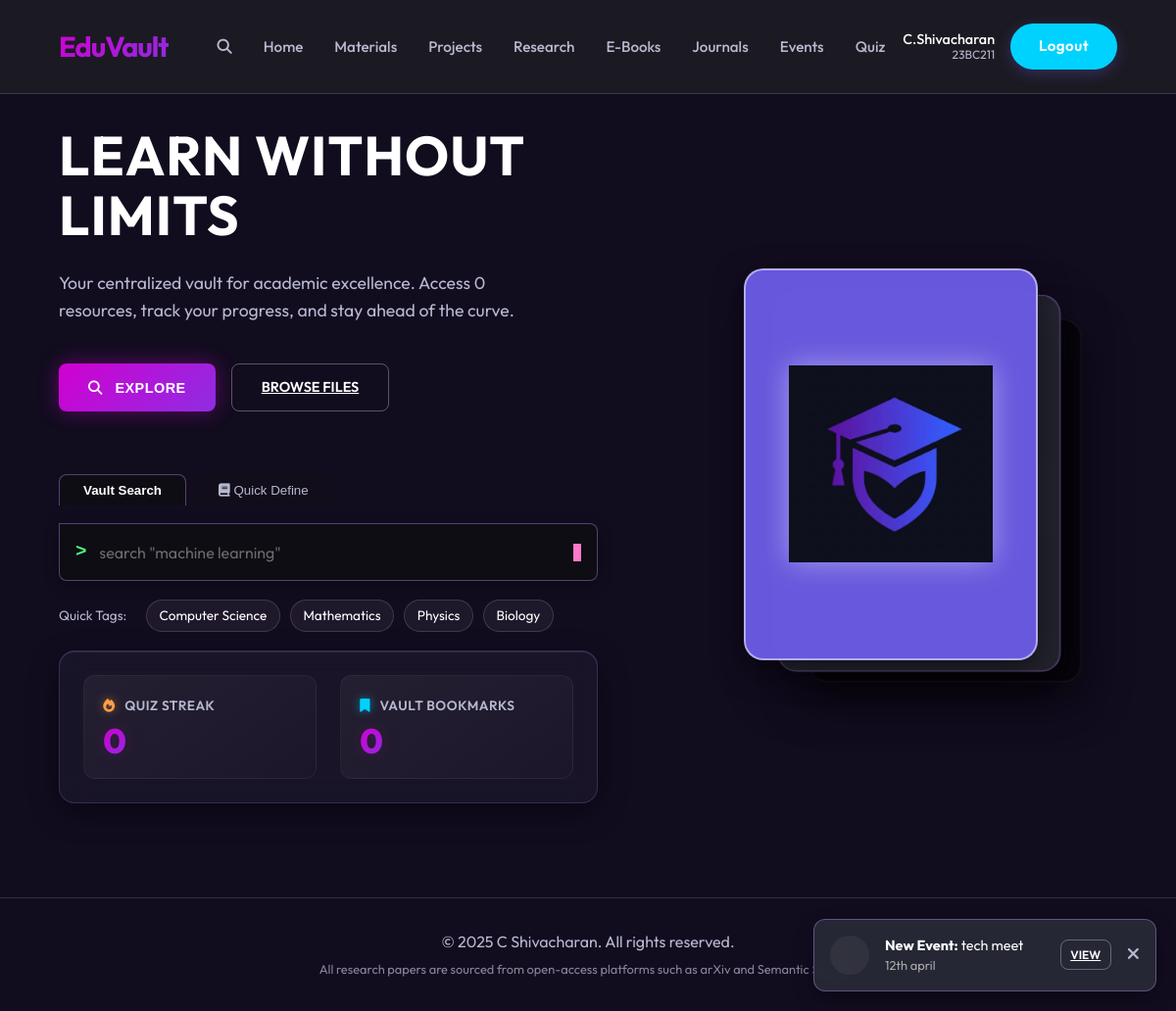
The app's page / (signed in) with its own data.
### models.py (models this page shows, shortened)
class User(UserMixin, db.Model):
    id = db.Column(db.Integer, primary_key=True)
    admission_number = db.Column(db.String(20), unique=True, nullable=False)
    name = db.Column(db.String(100), nullable=False) # Students name
    password_hash = db.Column(db.String(128))
    role = db.Column(db.String(10), default='student')
    recovery_codes = db.Column(db.String(200), nullable=True) # Comma separated codes
    quiz_streak = db.Column(db.Integer, default=0)
    last_quiz_date = db.Column(db.Date, nullable=True)
    bookmarks = db.relationship('Bookmark', backref='user', lazy=True, cascade='all, delete-orphan')
    quiz_results = db.relationship('QuizResult', backref='user', lazy=True, cascade='all, delete-orphan')

class Event(db.Model):
    id = db.Column(db.Integer, primary_key=True)
    name = db.Column(db.String(100), nullable=False)
    description = db.Column(db.Text, nullable=False)
    date = db.Column(db.String(50), nullable=False) # Keeping as string for simplicity
    registration_link = db.Column(db.String(200), nullable=False)

### routes.py (the view)
@main_bp.route('/')
def index():
    if current_user.is_authenticated and current_user.role == 'admin':
        return redirect(url_for('main.admin_dashboard'))
    today_date = None
    materials_count = Material.query.count()
    upcoming_event = Event.query.order_by(Event.date.asc()).first() # Simple fetch
    high_score = 0
    recent_quiz = None
    if current_user.is_authenticated:
        recent_quiz = QuizResult.query.filter_by(user_id=current_user.id).order_by(QuizResult.date_played.desc()).first()
        best_quiz = QuizResult.query.filter_by(user_id=current_user.id).order_by(QuizResult.score.desc()).first()
        if best_quiz:
            high_score = best_quiz.score
    recent_materials = Material.query.order_by(Material.date_uploaded.desc()).limit(3).all()
    recent_events = Event.query.order_by(Event.id.desc()).limit(2).all()
    return render_template('index.html',
                           recent_quiz=recent_quiz,
                           materials_count=materials_count,
                           upcoming_event=upcoming_event,
                           high_score=high_score,
                           recent_materials=recent_materials,
                           recent_events=recent_events)

### app.py (called while the page is built)
def create_app():
    app = Flask(__name__)
    app.config['SECRET_KEY'] = 'dev_secret_key' # Change for production
    app.config['SQLALCHEMY_DATABASE_URI'] = 'sqlite:///eduvault.db'
    app.config['SQLALCHEMY_TRACK_MODIFICATIONS'] = False
    app.config['UPLOAD_FOLDER'] = os.path.join('static', 'uploads')
    from flask_login import LoginManager
    login_manager = LoginManager()
    login_manager.login_view = 'main.login'
    login_manager.init_app(app)
    db.init_app(app)
    from models import User, Material, Event, Question, QuizResult
    @login_manager.user_loader
    def load_user(user_id):
        return User.query.get(int(user_id))
    with app.app_context():
        db.create_all()
    from routes import main_bp
    app.register_blueprint(main_bp)
    return app

### templates/index.html (shortened to what this page needs)
{% extends 'base.html' %}
{% block content %}
<div class="container">
    <div class="hero-split">
        <div class="hero-text reveal-stagger">
            <h1>Learn Without<br>Limits</h1>
            <p>
                Your centralized vault for academic excellence.
                Access {{ materials_count }} resources, track your progress, and stay ahead of the curve.
            </p>
            <div class="hero-actions">
                <button class="btn-glow" onclick="toggleSpotlight()">
                    <i class="fas fa-search" style="margin-right: 8px;"></i> Explore
                </button>
                <a href="{{ url_for('main.materials') }}" class="btn-outline">Browse Files</a>
            </div>
            <div class="hero-widget-container">
                <div class="search-tabs" style="display: flex; gap: 0.5rem; margin-bottom: -1px; position: relative; z-index: 2;">
                    <button class="search-tab active" onclick="switchSearchTab('vault')" id="tab-vault" style="background: rgba(15, 15, 19, 0.85); border: 1px solid rgba(189, 147, 249, 0.4); border-bottom: none; color: white; padding: 0.5rem 1.5rem; border-radius: 8px 8px 0 0; cursor: pointer; transition: all 0.2s; font-weight: 600;">Vault Search</button>
                    <button class="search-tab" onclick="switchSearchTab('wiki')" id="tab-wiki" style="background: rgba(15, 15, 19, 0.4); border: 1px solid transparent; border-bottom: none; color: var(--text-muted); padding: 0.5rem 1.5rem; border-radius: 8px 8px 0 0; cursor: pointer; transition: all 0.2s;"><i class="fas fa-book"></i> Quick Define</button>
                </div>
                <div class="terminal-search-box" id="vault-search-box" style="border-top-left-radius: 0;">
                    <span class="prompt-symbol">&gt;</span>
                    <form action="{{ url_for('main.materials') }}" method="GET" style="flex: 1; display: flex;">
                        <input type="text" name="q" placeholder="search &quot;machine learning&quot;" class="terminal-input" id="heroSearchInput">
                    </form>
                    <span class="cursor-blink"></span>
                </div>
                <div class="quick-tags-container">
                    <span style="color:var(--text-muted); font-size: 0.85rem; margin-right: 10px;">Quick Tags:</span>
                    <a href="{{ url_for('main.materials') }}?q=Computer%20Science" class="tag-item">Computer Science</a>
                    <a href="{{ url_for('main.materials') }}?q=Mathematics" class="tag-item">Mathematics</a>
                    <a href="{{ url_for('main.materials') }}?q=Physics" class="tag-item">Physics</a>
                    <a href="{{ url_for('main.materials') }}?q=Biology" class="tag-item">Biology</a>
                </div>
                <div class="hero-personal-stats">
                    <div class="stat-item">
                        <div class="stat-item-header">
                            <i class="fas fa-fire" style="color: #ff9f43; filter: drop-shadow(0 0 5px rgba(255,159,67,0.5));"></i>
                            <span>Quiz Streak</span>
                        </div>
                        <div class="stat-item-value">{{ current_user.quiz_streak if current_user.is_authenticated else 0 }}</div>
                    </div>
                    <div class="stat-item">
                        <div class="stat-item-header">
                            <i class="fas fa-bookmark" style="color: #00d2ff; filter: drop-shadow(0 0 5px rgba(0,210,255,0.5));"></i>
                            <span>Vault Bookmarks</span>
                        </div>
                        <div class="stat-item-value">{{ current_user.bookmarks|length if current_user.is_authenticated else 0 }}</div>
                    </div>
                </div>
            </div>
        </div>
        <div class="hero-visual">
            <div class="glass-stack">
                <div class="glass-layer layer-1">
                    <img src="{{ url_for('static', filename='img/hero_icon.png') }}" class="hero-icon-img"
                        alt="EduVault Logo">
                </div>
                <div class="glass-layer layer-2">
                    <div class="code-typing">
                        <span style="color:#ff79c6">def</span> <span style="color:#50fa7b">create</span>():<br>
                        &nbsp;&nbsp;<span style="color:#bd93f9">return</span> <span
                            style="color:#f1fa8c">"future"</span>
                    </div>
                </div>
                <div class="glass-layer layer-3">
                    <div class="binary-lines">
                        01001011 11010010<br>
                        10110001 01010110<br>
                    </div>
                </div>
            </div>
        </div>
    </div>
</div>
{% if recent_materials or recent_events %}
<div class="floating-notif-stack" id="adminNotifs">
    {% for e in recent_events %}
    <div class="floating-notif" data-id="evt_{{ e.id }}">
        <div class="f-notif-icon" style="color:#ff79c6"></div>
        <div class="f-notif-content">
            <strong>New Event:</strong> {{ e.name }} <br>
            <span style="font-size: 0.8rem; color: #aaa;">{{ e.date }}</span>
        </div>
        <a href="{{ url_for('main.events') }}" class="btn-outline btn-small" style="padding: 0.3rem 0.6rem; font-size: 0.75rem;">View</a>
        <button class="f-notif-close" onclick="dismissNotif(this, 'evt_{{ e.id }}')"><i class="fas fa-times"></i></button>
    </div>
    {% endfor %}
</div>
{% endif %}
{% endblock %}

### templates/base.html (shortened to what this page needs)
<!DOCTYPE html>
<html lang="en">
<head>
    <link rel="stylesheet" href="{{ url_for('static', filename='css/style.css') }}?v=4">
    <link rel="stylesheet" href="https://cdnjs.cloudflare.com/ajax/libs/font-awesome/6.4.0/css/all.min.css">
</head>
<body>
    <nav>
        <div class="logo">EduVault</div>
        <ul class="nav-links">
            <li>
            <li>
                <a href="#" onclick="toggleSpotlight(); return false;" title="Search Vault (Ctrl+K)">
                    <i class="fas fa-search"></i>
                </a>
            </li>
            <li><a href="{{ url_for('main.index') }}">Home</a></li>
            <li><a href="{{ url_for('main.materials') }}">Materials</a></li>
            <li><a href="{{ url_for('main.projects') }}">Projects</a></li>
            <li><a href="{{ url_for('main.research') }}">Research</a></li>
            <li><a href="{{ url_for('main.ebooks') }}">E-Books</a></li>
            <li><a href="{{ url_for('main.journals') }}">Journals</a></li>
            <li><a href="{{ url_for('main.events') }}">Events</a></li>
            <li><a href="{{ url_for('main.quiz') }}">Quiz</a></li>
        </ul>
        <div class="auth nav-auth-container">
            {% if current_user.is_authenticated %}
            <div class="user-info">
                <span class="user-name">{{ current_user.name }} </span>
                <span class="user-id">{{ current_user.admission_number }}</span>
            </div>
            <a href="{{ url_for('main.logout') }}" class="btn-login btn-accent">Logout</a>
            {% else %}
            <a href="{{ url_for('main.login') }}" class="btn-login">Login</a>
            <a href="{{ url_for('main.register') }}" class="btn-login btn-secondary">Register</a>
            {% endif %}
        </div>
    </nav>
    <main>
        {% block content %}{% endblock %}
    </main>
    <footer>
        <p>&copy; 2025 C Shivacharan. All rights reserved.</p>
        <p style="font-size: 0.8rem; opacity: 0.7; margin-top: 5px;">All research papers are sourced from open-access
            platforms such as arXiv and Semantic Scholar.</p>
    </footer>
</body>
</html>

### templates/index.html (style rules this page uses)
.hero-split { position: relative; z-index: 2; }

### records on screen
User: name "C.Shivacharan", admission_number "23BC211", quiz_streak "0"
Event: name "tech meet", date "12th april"

### other values on screen
{{ materials_count }} "0"
{{ current_user.bookmarks|length if current_user.is_authenticated else 0 }} "0"
